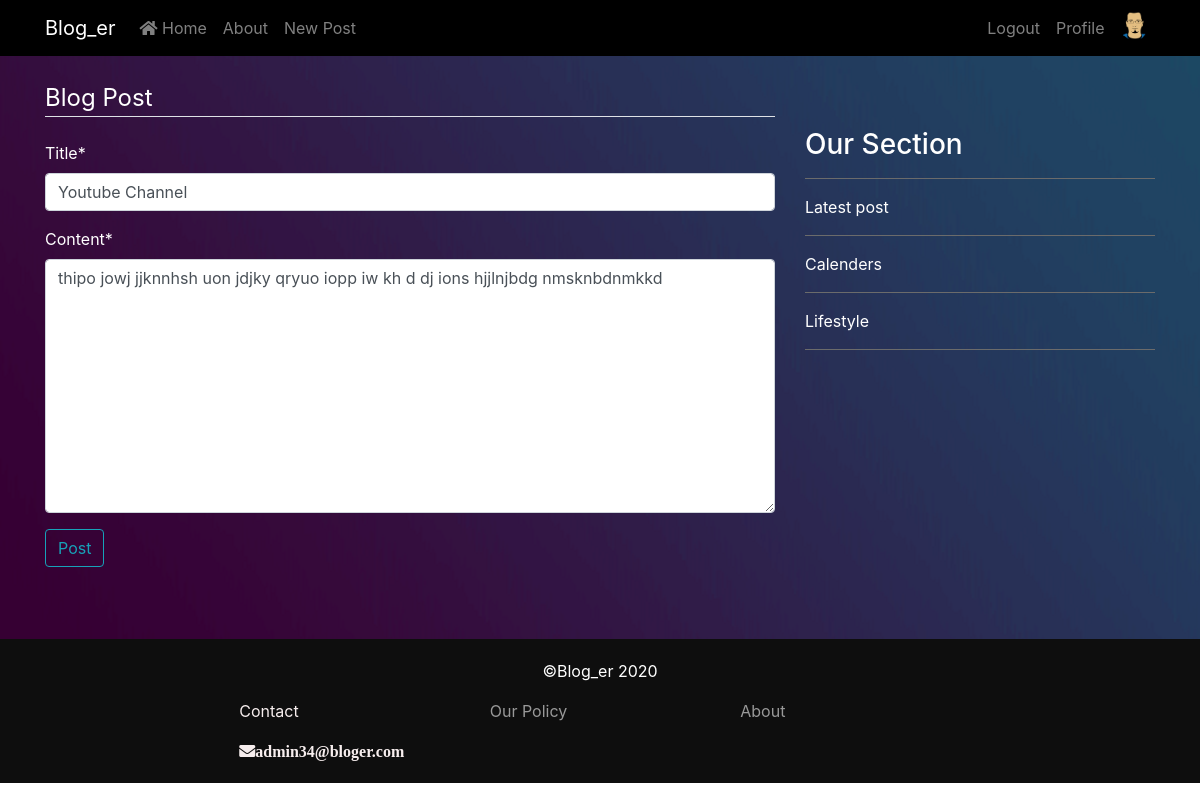
/post/9/update/ (signed in), run on an earlier commit of the app's database.
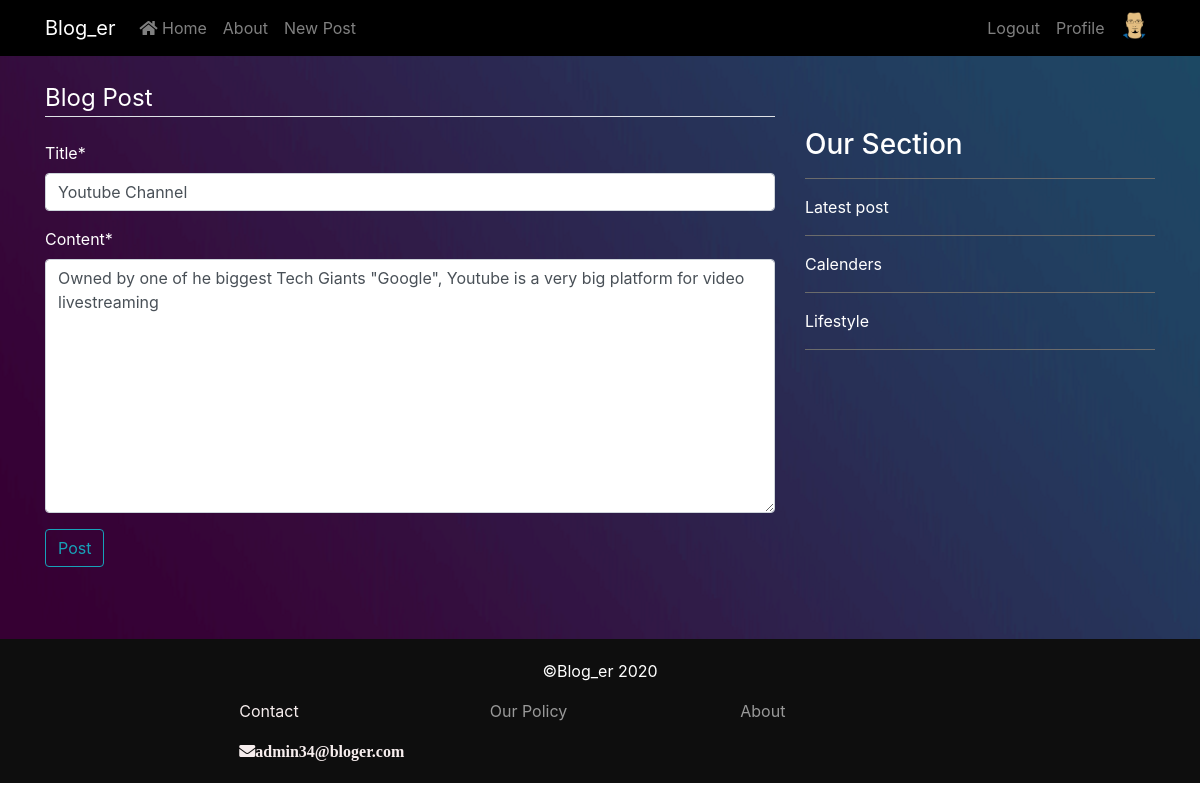
And on a later commit of the database.
### blog/models.py (models this page shows, shortened)
class Post(models.Model):
    title = models.CharField(max_length=200)
    author = models.ForeignKey(User, on_delete=models.CASCADE)
    content = models.TextField()
    date_posted = models.DateTimeField(default=timezone.now)
    view_count = models.PositiveIntegerField(default=0)
    objects = PostManager()

### blog/views.py (the view, shortened to what this page needs)
# urls.py: path('post/<int:pk>/update/', views.PostUpdateView.as_view(), name="post_update"),
class PostUpdateView(LoginRequiredMixin, UserPassesTestMixin, UpdateView):
    model = Post
    fields = ('title', 'content')
    def test_func(self):
        post = self.get_object()
        if self.request.user == post.author:
            return True
        return False

### blog/models.py (called while the page is built)
    def get_queryset(self):
        return PostQuerySet(self.model, using=self._db)

### blog/templates/blog/post_form.html (shortened to what this page needs)
{% extends 'blog/base.html' %}
{% load crispy_forms_tags %}
{% block content %}
<div class="row">
    <div class="col-md-8">
        <form action="" method="POST">
            <fieldset class="form-group">
                <legend class="border-bottom mb-4">Blog Post</legend>
                {{ form|crispy }}
                <div class="form-group">
                    <button class="btn btn-outline-info" type="submit">Post</button>
                </div>
            </fieldset>
        </form>
    </div>
    <div class="col-md-4">
        <div class="content-section mt-5">
            <h3>Our Section</h3>
            <hr>
            <p>Latest post</p>
            <hr>
            <p>Calenders</p>
            <hr>
            <p>Lifestyle</p>
            <hr>
        </div>
    </div>
</div>
{% endblock%}

What changed in the data, as far as the page shows it:
changed Post "Youtube Channel": content "thipo jowj jjknnhsh uon jdjky qryuo iopp iw kh d dj ions hjjlnjbdg nmsknbdnmkkd" → "Owned by one of he biggest Tech Giants \"Google\", Youtube is a very big platform for video livestreaming"
